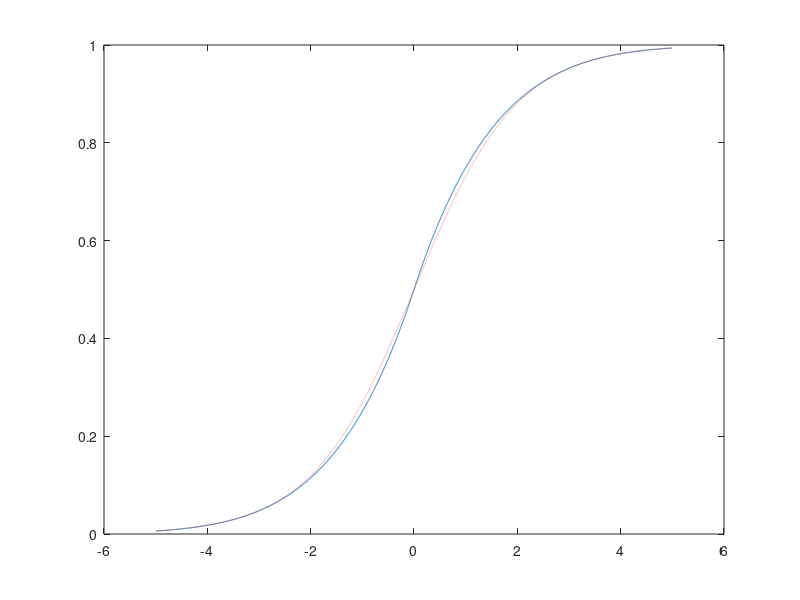

Reproduce this figure in MATLAB. (Note: this script raises an error after producing the figure.)
x=-5:0.001:5;
c=sqrt(pi/8);

% c=sqrt(2*pi)*exp(b^2/2)/(2+exp(b)+exp(-b));
y=normcdf(c*x,0,1);
c=0.36;
y=(x>0)-((x>0)-normcdf(c*x,0,1)).*(exp(-abs(c*x)));
z=1./(1+exp(-x));

plot(x,y,x,z,':r')

target_folder='C:\Users\Daniel\Copy\Columbia\Research\Shotgun\Manuscript';
Export2Folder(['WangApprox.eps'],target_folder) 

%% 
% mu=-10:0.01:10;
% s=1;
mu=1;
s=0:0.01:100;
W=bsxfun(@times,s,randn(100000,1));
X=bsxfun(@plus,mu,W);
y=mean(log(1./(1+exp(-X))),1);
z=sqrt(1+(pi*s.^2)/8).*log(1./(1+exp(-mu./(sqrt(1+(pi*s.^2)/8)))));

% plot(mu,y,mu,z)
plot(s,y,s,z)